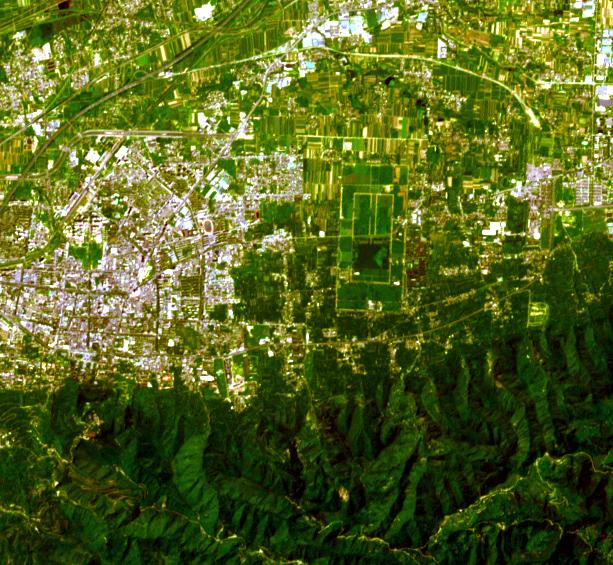
#> input picture tools/src/forest_analysis/PIA26394.tif, 613 x 565 px
$ python -i model_count_tree.py   (imports and definitions only)
#> lines starting #> are read from the running program, lines starting #| are printed output that depends on the picture; after the words box and inside, x2 and y2 are one past the last pixel; in counts of white or black regions, pixels touching at a corner belong together
import cv2
import numpy as np
from scipy.ndimage import label, find_objects
import matplotlib.pyplot as plt

# Função para calcular um mapa de calor a partir da imagem binária
def generate_heatmap(binary_image):
    # Aplicar um filtro gaussiano para criar um mapa de calor
    heatmap = cv2.GaussianBlur(binary_image.astype(np.float32), (15, 15), 0)
    return heatmap

# Função para segmentar árvores com base em mapa de calor e componentes conectados
def count_trees_with_adjustments_and_plot(image_path):
    # Carregar a imagem em tons de cinza
#> called with image_path = 'forest_analysis/PIA26394.tif'
    image = cv2.imread(image_path, cv2.IMREAD_GRAYSCALE)
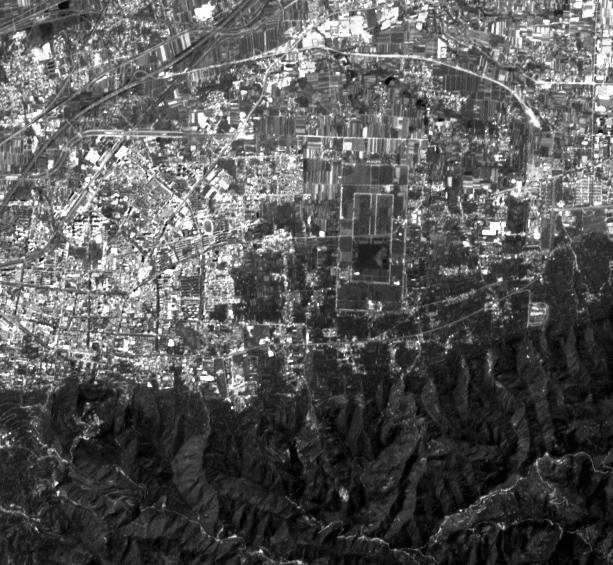
#> image: shape (565, 613); min 0, max 255, mean 88.1

    if image is None:
        raise FileNotFoundError(f"Arquivo de imagem não encontrado: {image_path}")

    # Binarizar a imagem (ajuste fino do limiar)
    _, binary_image = cv2.threshold(image, 150, 1, cv2.THRESH_BINARY)
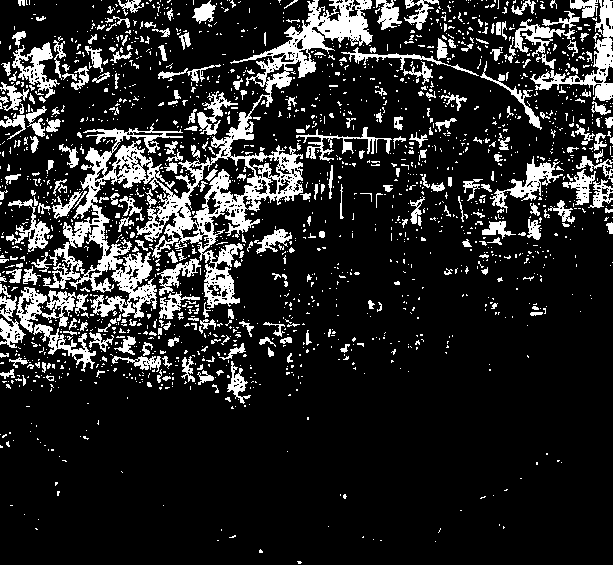
#> binary_image: shape (565, 613); values 0 (black) and 1 (white), 15.7% white; 1876 white regions (1603 under 20 px), largest, box (x1, y1, x2, y2) and area: (43, 0, 373, 318) 18267, (530, 0, 613, 101) 1860, (16, 287, 76, 333) 1147

    # Aplicar uma abertura morfológica mais agressiva para remover pequenos ruídos
    kernel = np.ones((1, 1), np.uint8)  # Aumentasse o kernel para remover mais ruído
    binary_image = cv2.morphologyEx(binary_image, cv2.MORPH_OPEN, kernel)

    # Gerar o mapa de calor a partir da imagem binária
    heatmap = generate_heatmap(binary_image)
#> in generate_heatmap, `heatmap = cv2.GaussianBlur(binary_image.astype(np.float32), (15, 15), 0)`:
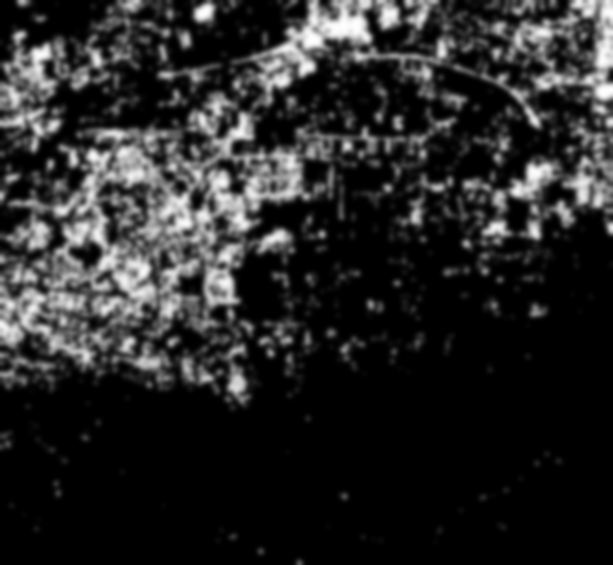
#> heatmap: shape (565, 613) float32; min 0, max 1, mean 0.157

    # Limiar para converter o mapa de calor de volta em uma imagem binária
    _, heatmap_binary = cv2.threshold(heatmap, 0.4, 1, cv2.THRESH_BINARY)  # Ajustar o limiar de acordo com a densidade
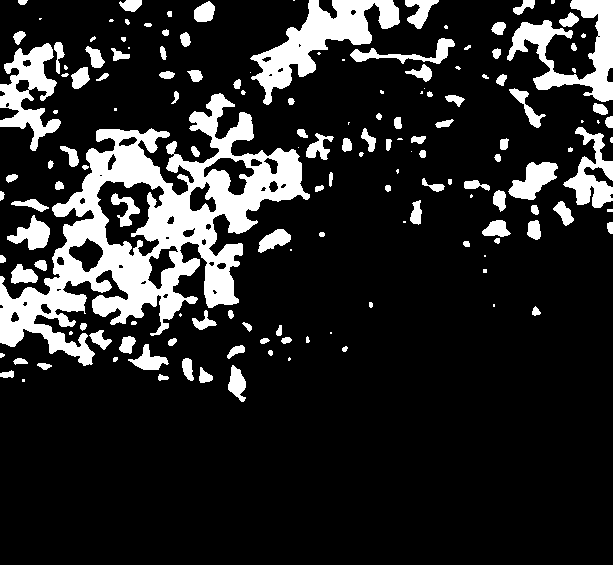
#> heatmap_binary: shape (565, 613) float32; values 0 (black) and 1 (white), 16.3% white; 155 white regions (41 under 20 px), largest, box (x1, y1, x2, y2) and area: (0, 93, 310, 366) 26960, (250, 0, 400, 105) 5326, (507, 0, 613, 102) 4091

    # Segmentar componentes conectados no mapa de calor binário
    structure = np.ones((3, 3), dtype=int)
    labeled_image, num_trees = label(heatmap_binary, structure=structure)
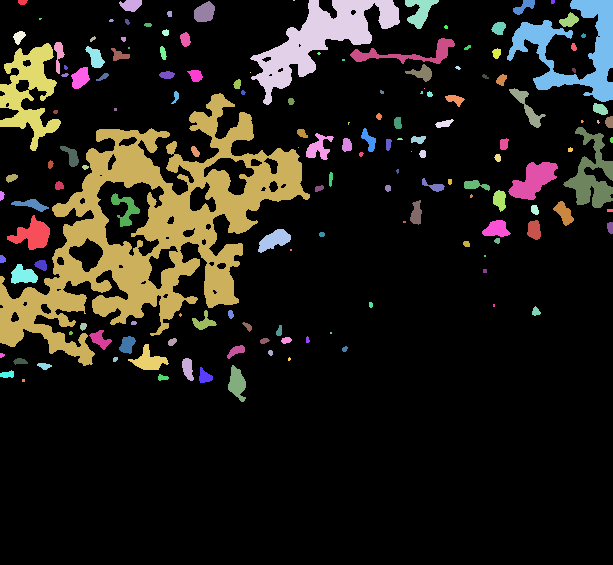
#> labeled_image: shape (565, 613) int32; 156 distinct labels, from 0 to 155; one colour per label, 0 black
#> num_trees = 155

    # Filtrar componentes pequenos com um valor mínimo ajustado
    min_size = 13  # Aumentar o tamanho mínimo para remover mais ruídos
    predicted_objects = []

    for obj in find_objects(labeled_image):
        y_slice, x_slice = obj
        if (x_slice.stop - x_slice.start) * (y_slice.stop - y_slice.start) > min_size:
            predicted_objects.append([x_slice.start, y_slice.start, x_slice.stop, y_slice.stop])
#> after the loop, predicted_objects = 131 items, first 6: [18, 0, 28, 5], [119, 0, 142, 12], [250, 0, 400, 105], [405, 0, 439, 29], [513, 0, 535, 15], [551, 0, 555, 4]

    # Exibir o número de árvores detectadas
    print(f"Número de árvores detectadas após ajustes: {len(predicted_objects)}")
#| Número de árvores detectadas após ajustes: 131

    # Desenhar as caixas delimitadoras
    output_image = cv2.cvtColor(binary_image * 255, cv2.COLOR_GRAY2BGR)

    for box in predicted_objects:
        top_left = (box[0], box[1])
        bottom_right = (box[2], box[3])
        cv2.rectangle(output_image, top_left, bottom_right, (0, 255, 0), 2)
#> this loop made 131 passes
#> (top_left, bottom_right) on passes 1 to 12: ((18, 0), (28, 5)), ((119, 0), (142, 12)), ((250, 0), (400, 105)), ((405, 0), (439, 29)), ((513, 0), (535, 15)), ((551, 0), (555, 4)), ((507, 0), (613, 102)), ((194, 1), (215, 22)), ((167, 11), (172, 17)), ((559, 12), (579, 27)), ((109, 19), (114, 22)), ((125, 19), (130, 25))
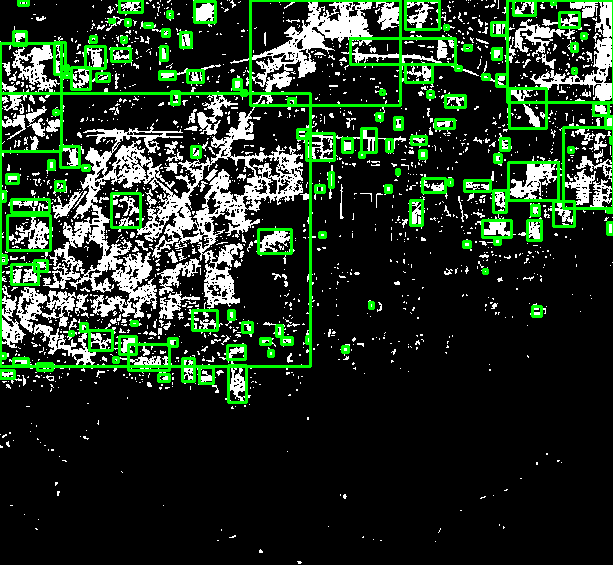
#> output_image: shape (565, 613, 3); mean B, G, R 35.4, 53.2, 35.4

    # Exibir a imagem resultante com as caixas delimitadoras
    plt.figure(figsize=(8, 6))
    plt.imshow(cv2.cvtColor(output_image, cv2.COLOR_BGR2RGB))
    plt.title(f'Número de árvores detectadas após ajustes: {len(predicted_objects)}')
    plt.axis('off')
    plt.show()

    return len(predicted_objects)


def count_trees_with_adjustments(transform_image, output_image,  min_size: float = 13.0, max_size: float = 3200.0):
    if transform_image is None:
        raise FileNotFoundError(f"Arquivo de imagem não encontrado")

    # Binarizar a imagem (ajuste fino do limiar)
    _, binary_image = cv2.threshold(transform_image, 150, 1, cv2.THRESH_BINARY)

    # Aplicar uma abertura morfológica mais agressiva para remover pequenos ruídos
    kernel = np.ones((1, 1), np.uint8)  # Aumentasse o kernel para remover mais ruído
    binary_image = cv2.morphologyEx(binary_image, cv2.MORPH_OPEN, kernel)

    # Gerar o mapa de calor a partir da imagem binária
    heatmap = generate_heatmap(binary_image)

    # Limiar para converter o mapa de calor de volta em uma imagem binária
    _, heatmap_binary = cv2.threshold(heatmap, 0.4, 1, cv2.THRESH_BINARY)  # Ajustar o limiar de acordo com a densidade

    # Segmentar componentes conectados no mapa de calor binário
    structure = np.ones((3, 3), dtype=int)
    labeled_image, _ = label(heatmap_binary, structure=structure)
    print(f"Árvores detectadas antes do ajuste: {len(find_objects(labeled_image))}")
    # Filtrar componentes pequenos com um valor mínimo ajustado
    predicted_objects = []

    for obj in find_objects(labeled_image):
        y_slice, x_slice = obj
        if ((x_slice.stop - x_slice.start) * (y_slice.stop - y_slice.start) > min_size) and (x_slice.stop - x_slice.start) * (y_slice.stop - y_slice.start) < max_size:
            predicted_objects.append([x_slice.start, y_slice.start, x_slice.stop, y_slice.stop])

    # Exibir o número de árvores detectadas
    print(f"Número de árvores detectadas após ajustes: {len(predicted_objects)}")

    for box in predicted_objects:
        top_left = (box[0], box[1])
        bottom_right = (box[2], box[3])
        cv2.rectangle(output_image, top_left, bottom_right, (0, 255, 0), 2)

    return (len(predicted_objects), output_image)

>>> result = count_trees_with_adjustments_and_plot('forest_analysis/PIA26394.tif')
#> result = 131
